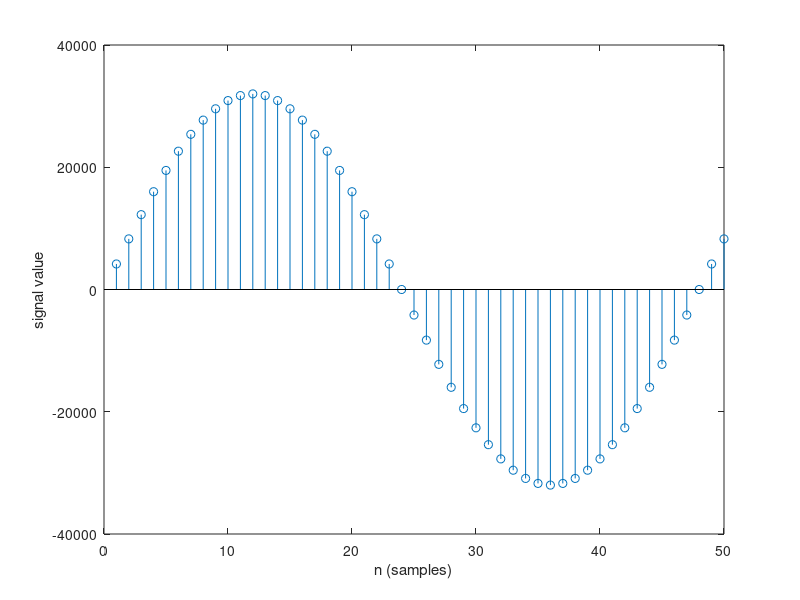

MATLAB code to generate this figure:
%  This m-file is used to demonstrate the phase accumulator-based 
%  sinusoidal signal generation process.
%
%  ISR simulation is accomplished using a "for loop".
%  The ISR call is equivalent to the "for loop" executing the 
%  "for loop" code ONCE.  During the ISR, the algorithm must,
%
%  1. calculates a new value for the phase accumulator
%  2. keep the phase accumulator between 0 and 2*pi
%  3. calculate the new output value
%
%  written by Dr. Thad B. Welch, PE {t.b.welch@ieee.org}
%  copyright 2003
%  completed on 28 July 2003 revision 1.0

% Simulation inputs
A = 32000;                  % signal's amplitude
f = 1000;                   % signal's frequency
phaseAccumulator = 0;       % signal's initial phase
Fs = 48000;                 % system's sample frequency
outputVector = [];          % output storage declaration
numberOfTerms = 50;         % calculate this number of terms

% Calculated and terms
phaseIncrement = 2*pi*f/Fs; % calculate the phase increment

for i = 1:numberOfTerms
    % ISR's algorithm begins here
        phaseAccumulator = phaseAccumulator + phaseIncrement;
        phaseAccumulator = mod(phaseAccumulator, 2*pi);
        output = A*sin(phaseAccumulator);
    % ISR's algorithm ends here
    outputVector = [outputVector output]; % saving output terms
end

% Output terms
stem(outputVector)
ylabel('signal value')
xlabel('n (samples)')
